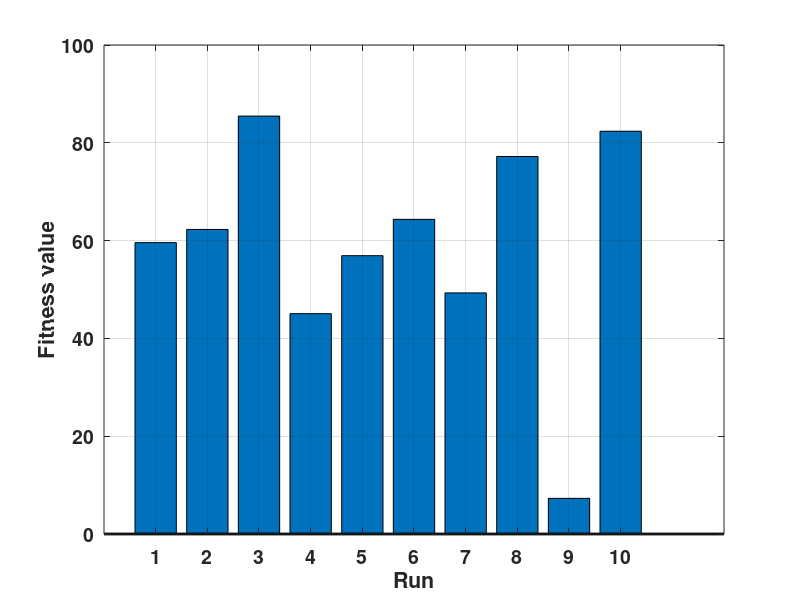
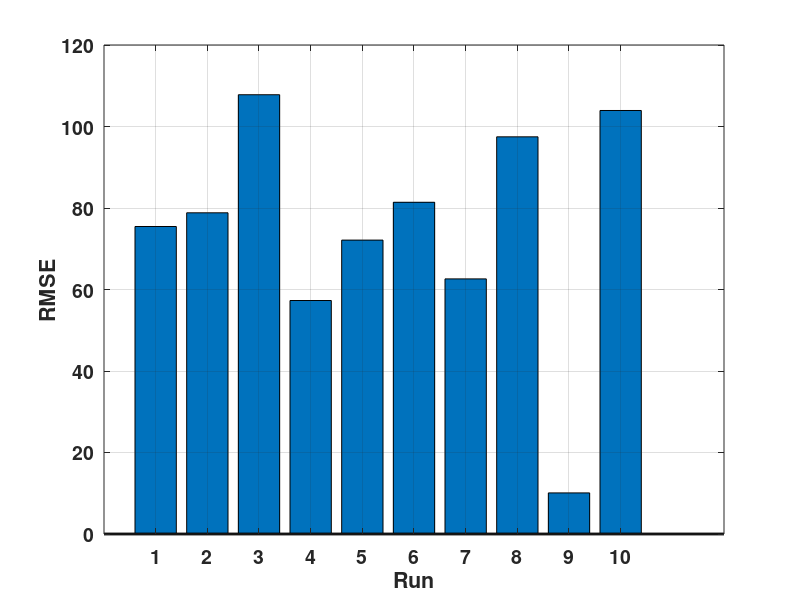

Reproduce these figures in MATLAB, in order.
close all;
clear;
clc;

jsonData = fileread('monte_carlo_results_pso.json');
data = jsondecode(jsonData);

monte_carlo_run = length(data.optimal_values_all);
output_folder = 'Risultati';

% Migliora la leggibilità dei grafici
set(0, 'DefaultAxesFontSize', 14, 'DefaultAxesFontWeight', 'bold');
set(0, 'DefaultLineLineWidth', 2);

% Colore blu uniforme per tutti i grafici
blueColor = [0 0.447 0.741];

% %% Boxplot dei parametri ottimali
% fig = figure;
% boxplot(data.optimal_params_all, 'Labels', {'tx', 'ty', 'tz', 'theta_x', 'theta_y', 'theta_z', 'scale'}, ...
%     'Colors', blueColor);
% xlabel('Parametri', 'FontWeight', 'bold');
% ylabel('Valori Ottimali', 'FontWeight', 'bold');
% grid on;
% % saveas(fig, fullfile(output_folder, 'distribuzione_parametri_ottimali_pso.png'));
% % close(fig);
% 
% %% Evoluzione dei parametri ottimali tra le simulazioni
% fig = figure;
% hold on;
% num_params = size(data.optimal_params_all, 2);
% for i = 1:num_params
%     plot(data.optimal_params_all(:, i), '-o', 'LineWidth', 2, 'Color', blueColor, 'MarkerSize', 6, 'MarkerFaceColor', blueColor);
% end
% hold off;
% xlabel('Simulazione', 'FontWeight', 'bold');
% ylabel('Valore del parametro', 'FontWeight', 'bold');
% legend({'tx', 'ty', 'tz', 'theta_x', 'theta_y', 'theta_z', 'scale'}, 'Location', 'bestoutside');
% grid on;
% % saveas(fig, fullfile(output_folder, 'evoluzione_parametri_ottimali_pso.png'));
% % close(fig);

%% Grafico della fitness
fig = figure;
bar(data.optimal_values_all, 'FaceColor', blueColor);
xlabel('Run', 'FontWeight', 'bold');
ylabel('Fitness value', 'FontWeight', 'bold');
grid on;
% saveas(fig, fullfile(output_folder, 'andamento_fitness_pso.png'));
% close(fig);

%% Grafico dell'errore (RMSE)
fig = figure;
bar(data.rmse_values_all, 'FaceColor', blueColor);
xlabel('Run', 'FontWeight', 'bold');
ylabel('RMSE', 'FontWeight', 'bold');
grid on;
% saveas(fig, fullfile(output_folder, 'evoluzione_rmse_pso.png'));
% close(fig);

%% Salvataggio risultati in CSV
% results_table = table((1:monte_carlo_run)', data.optimal_values_all, data.rmse_values_all, ...
%     'VariableNames', {'Simulazione', 'ValoreFitness', 'RMSE'});
% writetable(results_table, fullfile(output_folder, 'risultati_simulazioni_pso.csv'));
